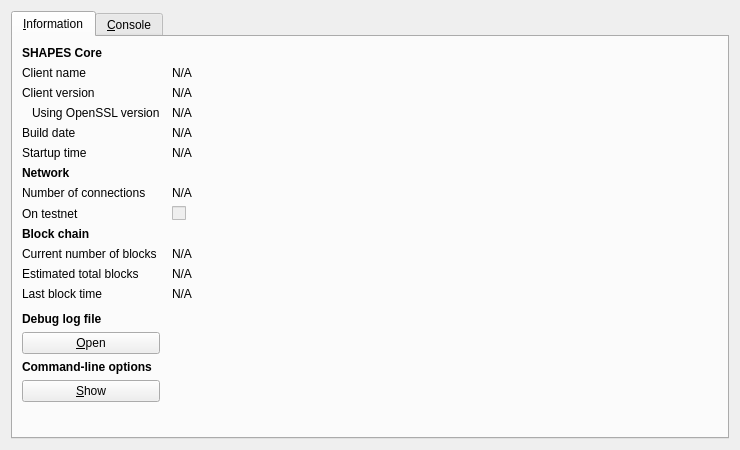
<?xml version="1.0" encoding="UTF-8"?>
<ui version="4.0">
 <class>RPCConsole</class>
 <widget class="QDialog" name="RPCConsole">
  <property name="geometry">
   <rect>
    <x>0</x>
    <y>0</y>
    <width>740</width>
    <height>450</height>
   </rect>
  </property>
  <property name="windowTitle">
   <string>SHAPES - Debug window</string>
  </property>
  <layout class="QVBoxLayout" name="verticalLayout_2">
   <item>
    <widget class="QTabWidget" name="tabWidget">
     <property name="currentIndex">
      <number>0</number>
     </property>
     <widget class="QWidget" name="tab_info">
      <attribute name="title">
       <string>&amp;Information</string>
      </attribute>
      <layout class="QGridLayout" name="gridLayout" columnstretch="0,1">
       <property name="horizontalSpacing">
        <number>12</number>
       </property>
       <item row="0" column="0">
        <widget class="QLabel" name="label_9">
         <property name="font">
          <font>
           <weight>75</weight>
           <bold>true</bold>
          </font>
         </property>
         <property name="text">
          <string>SHAPES Core</string>
         </property>
        </widget>
       </item>
       <item row="1" column="0">
        <widget class="QLabel" name="label_5">
         <property name="text">
          <string>Client name</string>
         </property>
        </widget>
       </item>
       <item row="1" column="1">
        <widget class="QLabel" name="clientName">
         <property name="cursor">
          <cursorShape>IBeamCursor</cursorShape>
         </property>
         <property name="text">
          <string>N/A</string>
         </property>
         <property name="textFormat">
          <enum>Qt::PlainText</enum>
         </property>
         <property name="textInteractionFlags">
          <set>Qt::LinksAccessibleByMouse|Qt::TextSelectableByKeyboard|Qt::TextSelectableByMouse</set>
         </property>
        </widget>
       </item>
       <item row="2" column="0">
        <widget class="QLabel" name="label_6">
         <property name="text">
          <string>Client version</string>
         </property>
        </widget>
       </item>
       <item row="2" column="1">
        <widget class="QLabel" name="clientVersion">
         <property name="cursor">
          <cursorShape>IBeamCursor</cursorShape>
         </property>
         <property name="text">
          <string>N/A</string>
         </property>
         <property name="textFormat">
          <enum>Qt::PlainText</enum>
         </property>
         <property name="textInteractionFlags">
          <set>Qt::LinksAccessibleByMouse|Qt::TextSelectableByKeyboard|Qt::TextSelectableByMouse</set>
         </property>
        </widget>
       </item>
       <item row="3" column="0">
        <widget class="QLabel" name="label_14">
         <property name="text">
          <string>Using OpenSSL version</string>
         </property>
         <property name="indent">
          <number>10</number>
         </property>
        </widget>
       </item>
       <item row="3" column="1">
        <widget class="QLabel" name="openSSLVersion">
         <property name="cursor">
          <cursorShape>IBeamCursor</cursorShape>
         </property>
         <property name="text">
          <string>N/A</string>
         </property>
         <property name="textFormat">
          <enum>Qt::PlainText</enum>
         </property>
         <property name="textInteractionFlags">
          <set>Qt::LinksAccessibleByMouse|Qt::TextSelectableByKeyboard|Qt::TextSelectableByMouse</set>
         </property>
        </widget>
       </item>
       <item row="4" column="0">
        <widget class="QLabel" name="label_12">
         <property name="text">
          <string>Build date</string>
         </property>
        </widget>
       </item>
       <item row="4" column="1">
        <widget class="QLabel" name="buildDate">
         <property name="cursor">
          <cursorShape>IBeamCursor</cursorShape>
         </property>
         <property name="text">
          <string>N/A</string>
         </property>
         <property name="textFormat">
          <enum>Qt::PlainText</enum>
         </property>
         <property name="textInteractionFlags">
          <set>Qt::LinksAccessibleByMouse|Qt::TextSelectableByKeyboard|Qt::TextSelectableByMouse</set>
         </property>
        </widget>
       </item>
       <item row="5" column="0">
        <widget class="QLabel" name="label_13">
         <property name="text">
          <string>Startup time</string>
         </property>
        </widget>
       </item>
       <item row="5" column="1">
        <widget class="QLabel" name="startupTime">
         <property name="cursor">
          <cursorShape>IBeamCursor</cursorShape>
         </property>
         <property name="text">
          <string>N/A</string>
         </property>
         <property name="textFormat">
          <enum>Qt::PlainText</enum>
         </property>
         <property name="textInteractionFlags">
          <set>Qt::LinksAccessibleByMouse|Qt::TextSelectableByKeyboard|Qt::TextSelectableByMouse</set>
         </property>
        </widget>
       </item>
       <item row="6" column="0">
        <widget class="QLabel" name="label_11">
         <property name="font">
          <font>
           <weight>75</weight>
           <bold>true</bold>
          </font>
         </property>
         <property name="text">
          <string>Network</string>
         </property>
        </widget>
       </item>
       <item row="7" column="0">
        <widget class="QLabel" name="label_7">
         <property name="text">
          <string>Number of connections</string>
         </property>
        </widget>
       </item>
       <item row="7" column="1">
        <widget class="QLabel" name="numberOfConnections">
         <property name="cursor">
          <cursorShape>IBeamCursor</cursorShape>
         </property>
         <property name="text">
          <string>N/A</string>
         </property>
         <property name="textFormat">
          <enum>Qt::PlainText</enum>
         </property>
         <property name="textInteractionFlags">
          <set>Qt::LinksAccessibleByMouse|Qt::TextSelectableByKeyboard|Qt::TextSelectableByMouse</set>
         </property>
        </widget>
       </item>
       <item row="8" column="0">
        <widget class="QLabel" name="label_8">
         <property name="text">
          <string>On testnet</string>
         </property>
        </widget>
       </item>
       <item row="8" column="1">
        <widget class="QCheckBox" name="isTestNet">
         <property name="enabled">
          <bool>false</bool>
         </property>
         <property name="text">
          <string/>
         </property>
        </widget>
       </item>
       <item row="9" column="0">
        <widget class="QLabel" name="label_10">
         <property name="font">
          <font>
           <weight>75</weight>
           <bold>true</bold>
          </font>
         </property>
         <property name="text">
          <string>Block chain</string>
         </property>
        </widget>
       </item>
       <item row="10" column="0">
        <widget class="QLabel" name="label_3">
         <property name="text">
          <string>Current number of blocks</string>
         </property>
        </widget>
       </item>
       <item row="10" column="1">
        <widget class="QLabel" name="numberOfBlocks">
         <property name="cursor">
          <cursorShape>IBeamCursor</cursorShape>
         </property>
         <property name="text">
          <string>N/A</string>
         </property>
         <property name="textFormat">
          <enum>Qt::PlainText</enum>
         </property>
         <property name="textInteractionFlags">
          <set>Qt::LinksAccessibleByMouse|Qt::TextSelectableByKeyboard|Qt::TextSelectableByMouse</set>
         </property>
        </widget>
       </item>
       <item row="11" column="0">
        <widget class="QLabel" name="label_4">
         <property name="text">
          <string>Estimated total blocks</string>
         </property>
        </widget>
       </item>
       <item row="11" column="1">
        <widget class="QLabel" name="totalBlocks">
         <property name="cursor">
          <cursorShape>IBeamCursor</cursorShape>
         </property>
         <property name="text">
          <string>N/A</string>
         </property>
         <property name="textFormat">
          <enum>Qt::PlainText</enum>
         </property>
         <property name="textInteractionFlags">
          <set>Qt::LinksAccessibleByMouse|Qt::TextSelectableByKeyboard|Qt::TextSelectableByMouse</set>
         </property>
        </widget>
       </item>
       <item row="12" column="0">
        <widget class="QLabel" name="label_2">
         <property name="text">
          <string>Last block time</string>
         </property>
        </widget>
       </item>
       <item row="12" column="1">
        <widget class="QLabel" name="lastBlockTime">
         <property name="cursor">
          <cursorShape>IBeamCursor</cursorShape>
         </property>
         <property name="text">
          <string>N/A</string>
         </property>
         <property name="textFormat">
          <enum>Qt::PlainText</enum>
         </property>
         <property name="textInteractionFlags">
          <set>Qt::LinksAccessibleByMouse|Qt::TextSelectableByKeyboard|Qt::TextSelectableByMouse</set>
         </property>
        </widget>
       </item>
       <item row="13" column="0">
        <spacer name="verticalSpacer_2">
         <property name="orientation">
          <enum>Qt::Vertical</enum>
         </property>
         <property name="sizeHint" stdset="0">
          <size>
           <width>20</width>
           <height>20</height>
          </size>
         </property>
        </spacer>
       </item>
       <item row="14" column="0">
        <widget class="QLabel" name="labelDebugLogfile">
         <property name="font">
          <font>
           <weight>75</weight>
           <bold>true</bold>
          </font>
         </property>
         <property name="text">
          <string>Debug log file</string>
         </property>
        </widget>
       </item>
       <item row="15" column="0">
        <widget class="QPushButton" name="openDebugLogfileButton">
         <property name="toolTip">
          <string>Open the SHAPES debug log file from the current data directory. This can take a few seconds for large log files.</string>
         </property>
         <property name="text">
          <string>&amp;Open</string>
         </property>
         <property name="autoDefault">
          <bool>false</bool>
         </property>
        </widget>
       </item>
       <item row="16" column="0">
        <widget class="QLabel" name="labelCLOptions">
         <property name="font">
          <font>
           <weight>75</weight>
           <bold>true</bold>
          </font>
         </property>
         <property name="text">
          <string>Command-line options</string>
         </property>
        </widget>
       </item>
       <item row="17" column="0">
        <widget class="QPushButton" name="showCLOptionsButton">
         <property name="toolTip">
          <string>Show the SHAPES-Qt help message to get a list with possible SHAPES command-line options.</string>
         </property>
         <property name="text">
          <string>&amp;Show</string>
         </property>
         <property name="autoDefault">
          <bool>false</bool>
         </property>
        </widget>
       </item>
       <item row="18" column="0">
        <spacer name="verticalSpacer">
         <property name="orientation">
          <enum>Qt::Vertical</enum>
         </property>
         <property name="sizeHint" stdset="0">
          <size>
           <width>20</width>
           <height>40</height>
          </size>
         </property>
        </spacer>
       </item>
      </layout>
     </widget>
     <widget class="QWidget" name="tab_console">
      <attribute name="title">
       <string>&amp;Console</string>
      </attribute>
      <layout class="QVBoxLayout" name="verticalLayout_3">
       <property name="spacing">
        <number>3</number>
       </property>
       <item>
        <widget class="QTextEdit" name="messagesWidget">
         <property name="minimumSize">
          <size>
           <width>0</width>
           <height>100</height>
          </size>
         </property>
         <property name="readOnly">
          <bool>true</bool>
         </property>
         <property name="tabKeyNavigation" stdset="0">
          <bool>false</bool>
         </property>
         <property name="columnCount" stdset="0">
          <number>2</number>
         </property>
        </widget>
       </item>
       <item>
        <layout class="QHBoxLayout" name="horizontalLayout">
         <property name="spacing">
          <number>3</number>
         </property>
         <item>
          <widget class="QLabel" name="label">
           <property name="text">
            <string notr="true">&gt;</string>
           </property>
          </widget>
         </item>
         <item>
          <widget class="QLineEdit" name="lineEdit"/>
         </item>
         <item>
          <widget class="QPushButton" name="clearButton">
           <property name="maximumSize">
            <size>
             <width>24</width>
             <height>24</height>
            </size>
           </property>
           <property name="toolTip">
            <string>Clear console</string>
           </property>
           <property name="text">
            <string/>
           </property>
           <property name="icon">
            <iconset resource="../bitcoin.qrc">
             <normaloff>:/icons/remove</normaloff>:/icons/remove</iconset>
           </property>
           <property name="shortcut">
            <string notr="true">Ctrl+L</string>
           </property>
           <property name="autoDefault">
            <bool>false</bool>
           </property>
          </widget>
         </item>
        </layout>
       </item>
      </layout>
     </widget>
    </widget>
   </item>
  </layout>
 </widget>
 <resources>
  <include location="../bitcoin.qrc"/>
 </resources>
 <connections/>
</ui>
